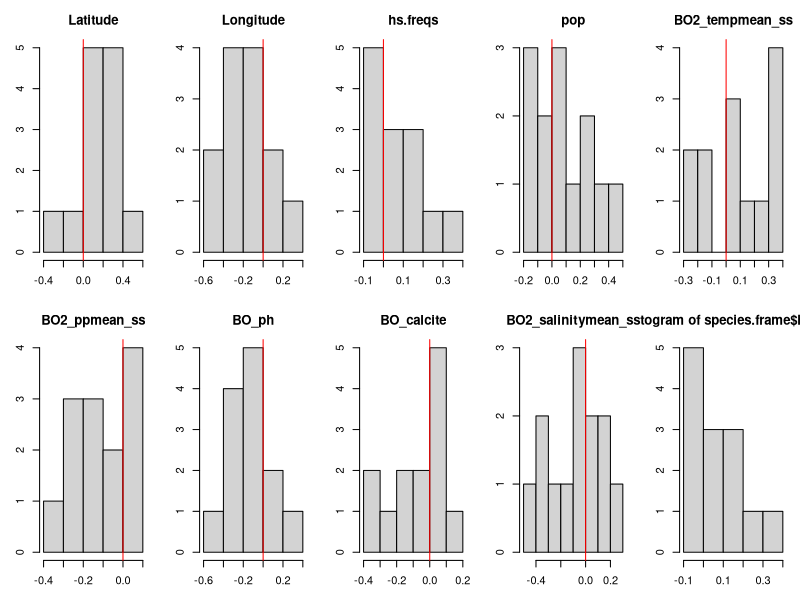

The R script that drew this image: (Note: this script raises an error after producing the figure.)
library(dplyr)
library(ggplot2)

###Read in master data frame
master <- read.csv("data/MasterDataFrame.csv")
head(master)


##Aggregate by species/site
n.loci.threshold = 5 # Minimum number of microsats for a 'site'
persite <- master %>%
  group_by(loc,Species) %>%
  summarise(Number=mean(Number),
            Longitude=mean(Longitude),
            Latitude=mean(Latitude),
            Ocean=names(which.max(table(Ocean))),
            He=mean(He.all,na.rm=T),
            n.loci=n()) %>%
  filter(n.loci >= n.loci.threshold)
dim(persite)

##Look at 'well represented' species
persite$n.sites.species <- sapply(persite$Species,function(x) length(which(persite$Species==x))) #Add column that tells us how many sites for the species overall
nsites.threshold = 5 # Minimum number of sites/species
good.species <- persite %>%
  filter(n.sites.species >= nsites.threshold)
dim(good.species)
good.species.names <- unique(good.species$Species) # This is the number of species we are including
length(good.species.names)# This is the number of species we are including

##For each of our good species, calculate correlation (spearman) with env variables
env.vars <- c("He.all","Latitude","Longitude",
              "hs.freqs","pop",
              "BO2_tempmean_ss","BO2_ppmean_ss","BO_ph","BO_calcite","BO2_salinitymean_ss")
cor.coeffs <- matrix(data=NA,nrow=length(good.species.names),ncol=length(env.vars)-1)
for (i in 1:length(good.species.names)) {
  spec <- good.species.names[i]
  subframe <- filter(master,Species==spec)
  cor <- cor(subframe[,env.vars],use="na.or.complete")
  cor.coeffs[i,] <- cor[-1,1]
}
rownames(cor.coeffs) <- good.species.names
colnames(cor.coeffs) <- env.vars[-1]

par(mfrow=c(2,5),mar=c(3,3,3,1))
for (k in 1:ncol(cor.coeffs)) {
  hist(cor.coeffs[,k],main=colnames(cor.coeffs)[k])
  abline(v=0,col="red")
}

###Aggregate species traits
trait.ind <- c("PLD.MAX","Depth.upper","Range.size","Species.age.phylogeny")
perspecies <- aggregate(master[,trait.ind],by=list(master$Species),mean)
perspecies.order <- perspecies[match(rownames(cor.coeffs),perspecies$Group.1),]
species.frame <- data.frame(cor.coeffs,perspecies.order)
avg.He <- aggregate(master$He.all,by=list(master$Species),mean)
species.frame$avg.He <- avg.He$x[match(rownames(cor.coeffs),perspecies$Group.1)]


##########################################
### The work starts here!!
#########################################


###Build a model! - we need to do this for each geographic variable separately
##I'll give an example using 'hs.freqs'

##First, just look at the distribution of the coefficients
hist(species.frame$hs.freqs)
length(which(species.frame$hs.freqs>0))/length(species.frame$hs.freqs) 
# 61% of species have positive coefficients
t.test(species.frame$hs.freqs)
# mean is marginally different from 0

##Now, build a model with 'all' the trait variables
M <- lm(hs.freqs~PLD.MAX+Depth.upper+Range.size+Species.age.phylogeny,data=species.frame)
summary(M) #Nothing is significant
shapiro.test(M$residuals) # Testing for normality of residuals - we don't want this to be significant! If it is we'll need to transform some variables

##Is the model a better fit if we drop one of the traits?
drop1(M)
# A difference in AIC of >2 is usually considered 'better'
# In this case, we get the mose improvement by dropping 'Species.age.phylogeny'

##Make a new model with one variable dropped
M1 <- lm(hs.freqs~PLD.MAX+Depth.upper+Range.size,data=species.frame)
summary(M1)
shapiro.test(M1$residuals)
AIC(M,M1) # There is a >2 AIC difference

##Should we drop another?
drop1(M1)
M2 <- lm(hs.freqs~Depth.upper+Range.size,data=species.frame)
summary(M2)
shapiro.test(M2$residuals)
AIC(M1,M2) #uh oh, we have different numbers of observations, so this doesn't work anymore! Let's try the model on just complete rows
M2a <- lm(hs.freqs~Depth.upper+Range.size,data=species.frame[complete.cases(species.frame),])
AIC(M1,M2a) #not *quite* a 2 AIC difference

##So here, our final model is M2, but neither of those variables are significant
